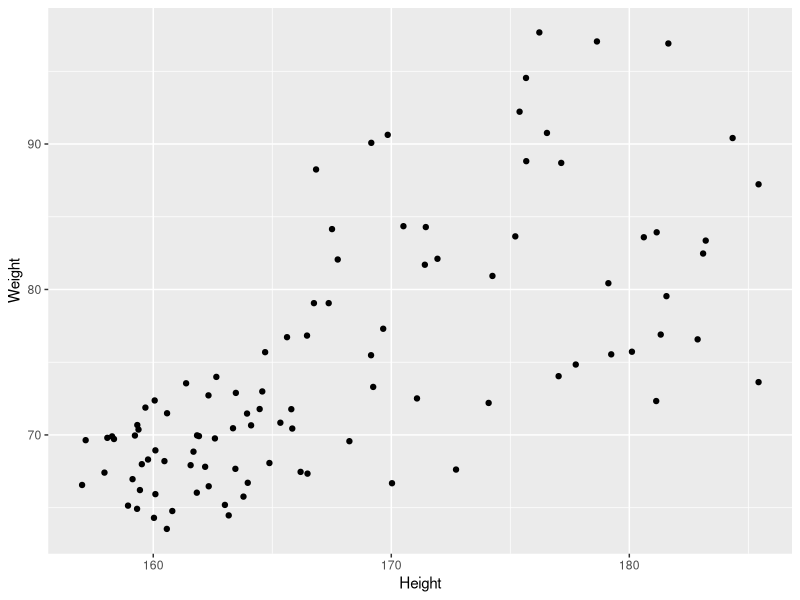
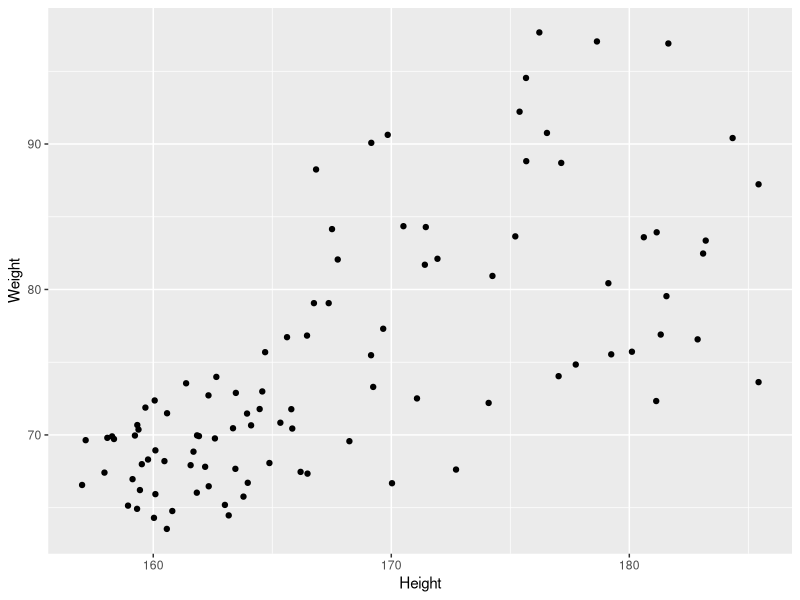
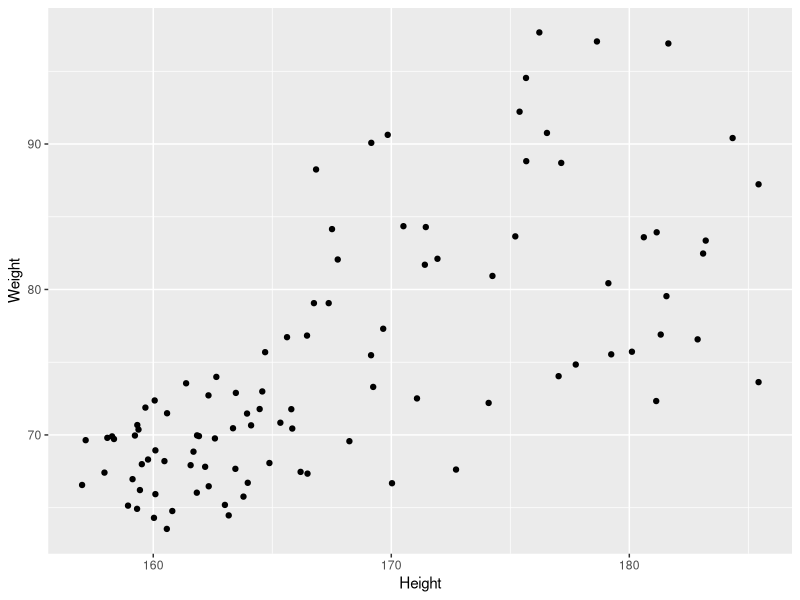
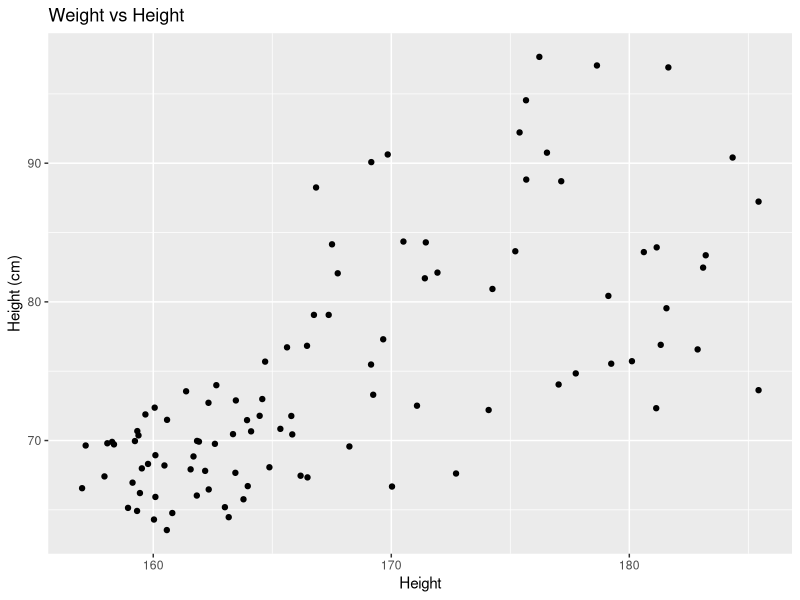
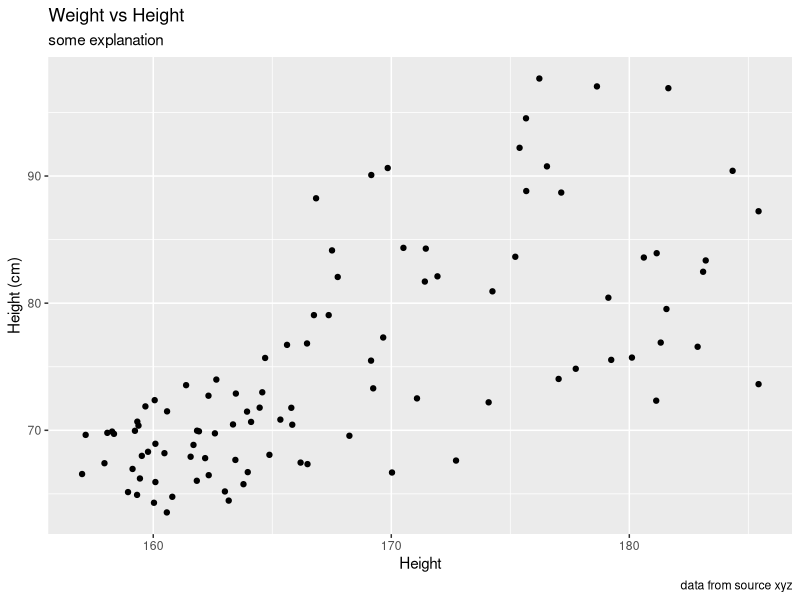
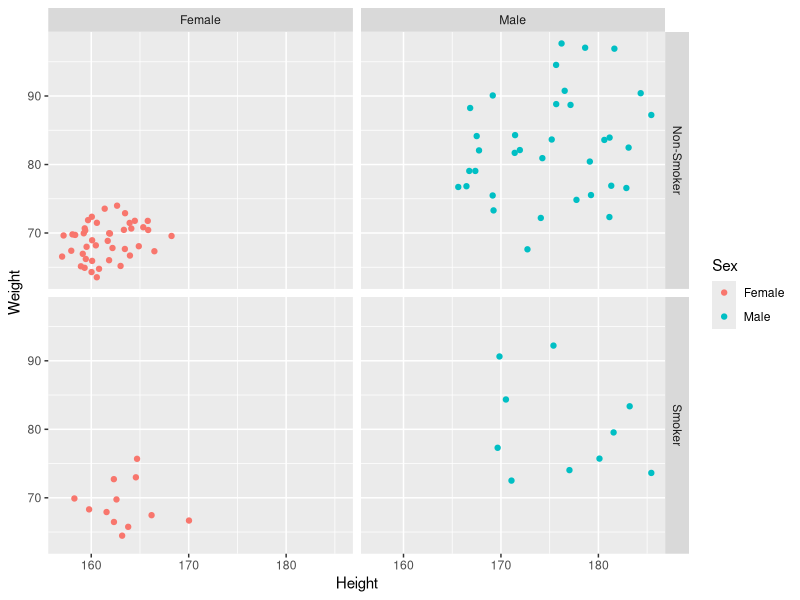
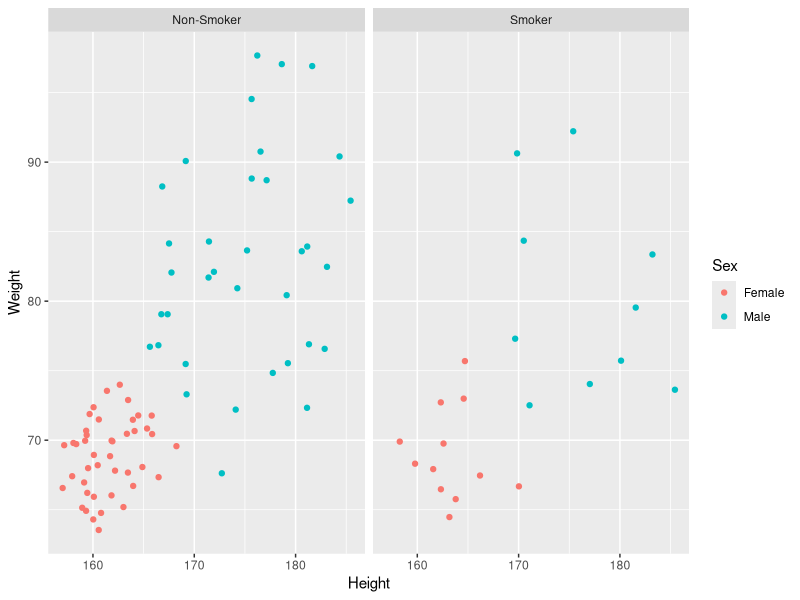
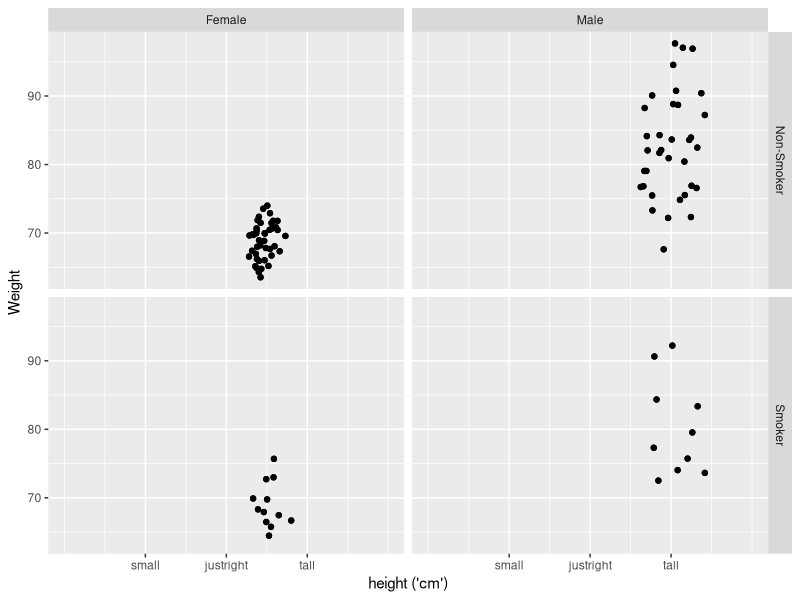

These figures' R source, in order: (Note: this script raises an error after producing the figures.)
## ---- chunk 1
knitr::opts_chunk$set(echo = TRUE)
library(tidyverse) # includes ggplot2
## ---- chunk 2
patients_clean = read.delim("patient-data-cleaned.txt",sep="\t")
head(patients_clean)
## ---- chunk 3
p = ggplot(data=patients_clean) #+ aes(x=Height,y=Weight) #+ geom_point()
class(p)
head(p$data)
#p$mapping # inspect mappings
#p$theme
#p$layers
## ---- chunk 4
ggplot(data=patients_clean,
       mapping=aes(x=Height,y=Weight)) + geom_point()
## ---- chunk 5
p = ggplot(patients_clean, aes(x=Height, y=Weight)) # x and y are numeric
#p = ggplot(patients_clean, aes(x=Sex))              # factor (categorical) for x
#p = ggplot(patients_clean, aes(x=Sex, y=Weight))    # factor for x and numeric for y

p + geom_point()
#p + geom_line()
#p + geom_smooth()
#p + geom_bar()    # needs categorical x
#p + geom_histogram()
#p + geom_density()
#p + geom_boxplot() # categorical x + continuous y
#p + geom_violin()
## ---- chunk 6
p = ggplot(patients_clean, aes(x=Height,y=Weight))

p + geom_point()
#p + geom_point(colour="red")
#p + geom_point(aes(color=Sex)) # can also add this to the plot object above
#p + geom_point(aes(color=Sex, shape=Smokes))
## ---- chunk 7
?geom_point
## ---- chunk 8
p = ggplot(patients_clean, aes(x=Height,y=Weight)) + geom_point()

p + ggtitle("Weight vs Height") + ylab("Height (cm)")
## ---- chunk 9
p = ggplot(patients_clean, aes(x=Height,y=Weight)) + geom_point()

p + labs(title="Weight vs Height",
         subtitle = "some explanation",
         caption = "data from source xyz",
         y="Height (cm)")
## ---- chunk 10
p = ggplot(patients_clean, aes(x=Height,y=Weight,colour=Sex)) + geom_point()

p + facet_grid(Smokes~Sex) # rows ~ columns
#p + facet_grid(~Sex)       # ~ columns
#p + facet_grid(Sex~.)      # split along rows in plot
#p + facet_grid(Smokes~Sex+Pet)
## ---- chunk 11
p = ggplot(patients_clean, aes(x=Height,y=Weight,colour=Sex)) + geom_point()

p + facet_wrap(~Smokes)
#p + facet_wrap(~Pet+Smokes+Sex)
## ---- chunk 12
p = ggplot(patients_clean, aes(x=Height,y=Weight)) + geom_point()

ggsave(p, filename="anExampleplot.png", width=15, height=15, units="cm")
## ---- chunk 13
p +
    geom_point() +
    facet_grid(Smokes~Sex)+
    scale_x_continuous(name="height ('cm')",
                       limits = c(100,200),
                       breaks=c(125,150,175),
                       labels=c("small","justright","tall"))
## ---- chunk 14
p = ggplot(patients_clean, aes(x=Sex,y=Height))
p +
    geom_violin(aes(x=Sex,y=Height)) +
    scale_x_discrete(labels=c("Girls","Guys"))
## ---- chunk 15
p = ggplot(patients_clean,aes(x=Sex,y=Height,fill=Smokes))
p +
    geom_violin(aes(x=Sex,y=Height)) +
    scale_x_discrete(labels=c("Guys","Girls"))+
    scale_y_continuous(breaks=c(160,180),labels=c("Petite","Tall"))
## ---- chunk 16
p = ggplot(patients_clean,
           aes(x=Height, y=Weight, colour=Sex))
p + geom_point(size=4)
## ---- chunk 17
p = ggplot(patients_clean, aes(x=Height, y=Weight, colour=Sex))

p + geom_point(size=4) + 
    scale_color_manual(values = c("Green","Purple"), name="Gender")
## ---- chunk 18
p = ggplot(patients_clean, aes(x=Height,y=Weight,colour=Pet)) + geom_point(size=4)

p + scale_color_brewer(palette = "Set2")
## ---- chunk 19
p = ggplot(patients_clean, aes(x=Height, y=Weight, alpha=BMI)) + geom_point(size=4)
p + scale_alpha_continuous(range = c(0.5,1))

#p = ggplot(patients_clean, aes(x=Height, y=Weight, size=BMI)) + geom_point(alpha=0.8)
#p + scale_size_continuous(range = c(3,6))      # limit range between 3 and 6
#p + scale_size_continuous(range = c(3,6), limits = c(25,40))     # points outside limits are removed
#p + scale_size_continuous(range = c(3,6), breaks=c(25,30), labels=c("Good","Good but not 25"))
## ---- chunk 20
p = ggplot(patients_clean, aes(x=Height, y=Weight, color=BMI)) + geom_point(size=4,alpha=0.8)

p + scale_colour_gradient(low="White", high="Red")
#p + scale_colour_gradient2(low = "Blue", mid="Black", high="Red", midpoint = median(patients_clean$BMI)) # include midpoint
## ---- chunk 21
p = ggplot(patients_clean, aes(x=Height,y=Weight,colour=BMI)) + geom_point(size=4,alpha=0.8)

p + scale_colour_gradient1(low = "Blue",
                         mid="Black",
                         high="Red",
                         midpoint = median(patients_clean$BMI),
                         breaks=c(25,30),labels=c("Low","High"),
                         name="Body Mass Index")
## ---- chunk 22
p = ggplot(patients_clean,
           aes(x=Height,y=Weight,colour=BMI,shape=Sex))

p + geom_point(size=4,alpha=0.8) +
    scale_shape_discrete(name="Gender") +
    scale_colour_gradient2(low = "Blue",
                           mid="Black",
                           high="Red",
                           midpoint = median(patients_clean$BMI),
                           breaks=c(25,30),labels=c("Low","High"),
                           name="Body Mass Index")
## ---- chunk 23
p = ggplot(patients_clean, aes(x=Weight,y=Height)) + geom_point()

p + stat_smooth()
#p + stat_smooth(method="lm")
## ---- chunk 24
p = ggplot(patients_clean, aes(x=Weight,y=Height,colour=Sex)) + geom_point()

p + stat_smooth(method="lm")
#p + stat_smooth(aes(x=Weight,y=Height), method="lm", inherit.aes = FALSE)
## ---- chunk 25
p = ggplot(patients_clean, aes(x=Sex, y=Height)) + geom_jitter()

p + stat_summary(fun.y=quantile, geom="point", colour="purple", size=8)
## ---- chunk 26
p = ggplot(patients_clean, aes(x=Weight,y=Height)) + geom_point()

p + theme_minimal()
## ---- chunk 27
p = ggplot(patients_clean, aes(x=Weight, y=Height)) + geom_point()

p + theme(text = element_text(colour="red"),
          axis.text = element_text(colour="red"))
## ---- chunk 28
p = ggplot(patients_clean, aes(x=Weight, y=Height)) + geom_point()

p + theme(text = element_text(colour="red"),
          axis.text = element_text(colour="red"),
          axis.title.y = element_text(angle=0))
## ---- chunk 29
p = ggplot(patients_clean, aes(x=Weight,y=Height)) + geom_point() + facet_grid(Sex~Smokes)

p + theme(text = element_text(colour="red"),
          axis.text = element_text(colour="red"),
          axis.title.y = element_text(angle=0),
          axis.line = element_line(linetype = 0),
          panel.background=element_rect(fill="white"),
          strip.background=element_rect(fill="cyan"))
